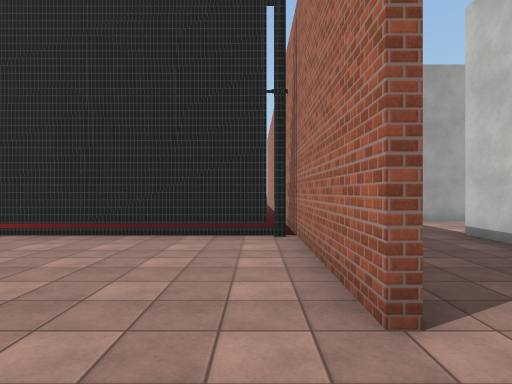
view 1 (above)

18 first-person views from a walk through a scene from a Unity 3-D project. The camera is 1.5 m above the floor, looks level and sees 75° across. The floor is counted in squares, 1.6 m on a side. Each view is taken from the middle of a square. On the plan, view 1 faces up. The plan holds only what a view shows up to about 12 squares ahead; the rest is blank. The place goes on beyond the plan. The player character is not drawn. Some animated figures are left out. Some surface patterns are stand-ins.

view 2
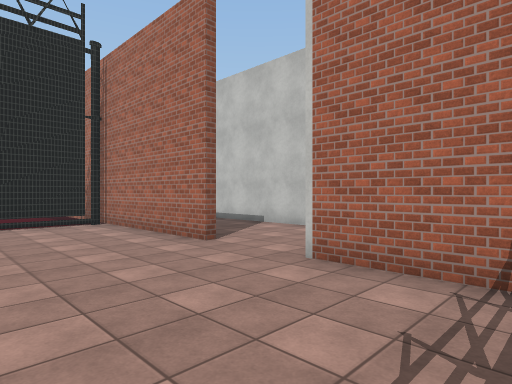

view 3
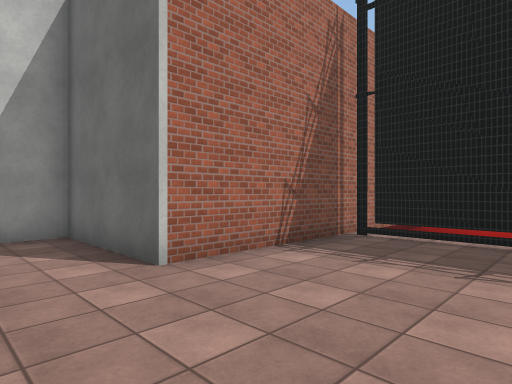

view 4
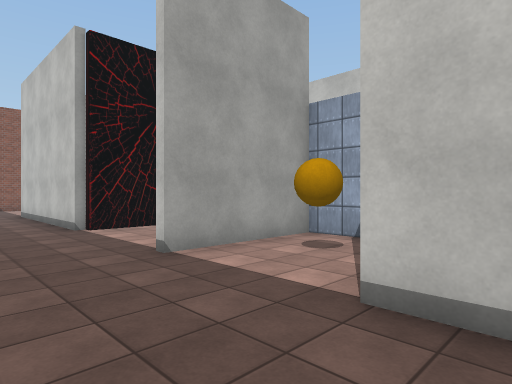

view 5
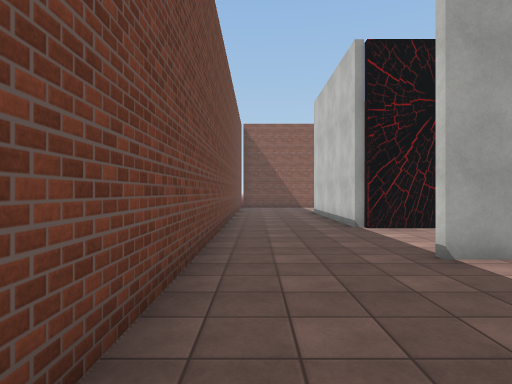

view 6
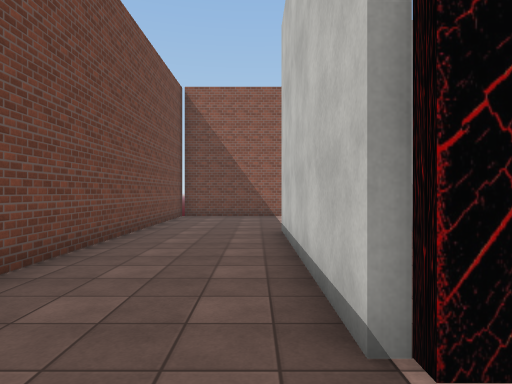

view 7
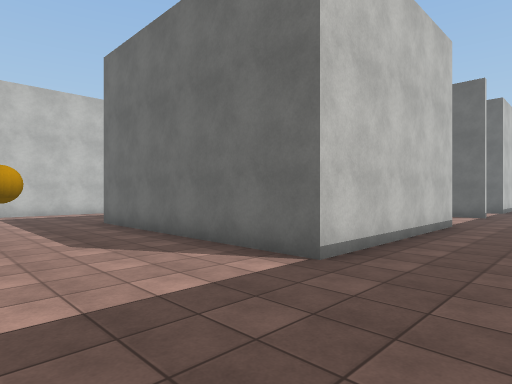

view 8
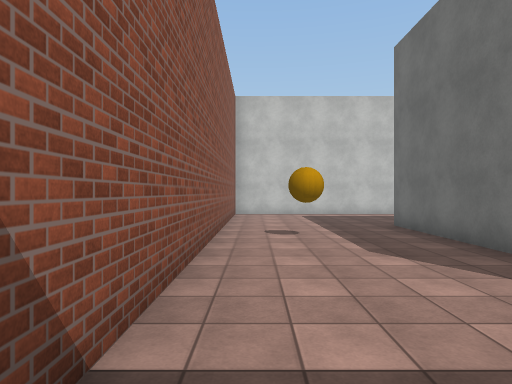

view 9
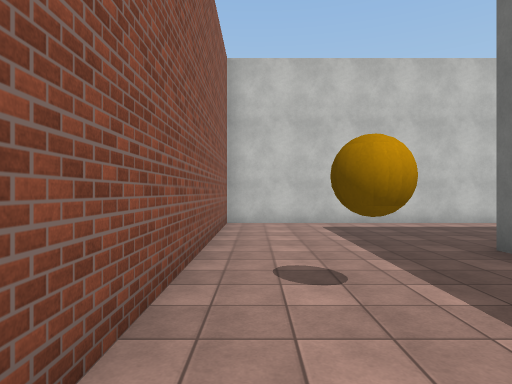

view 10
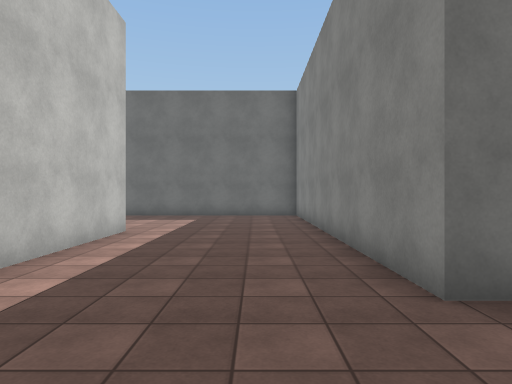

view 11
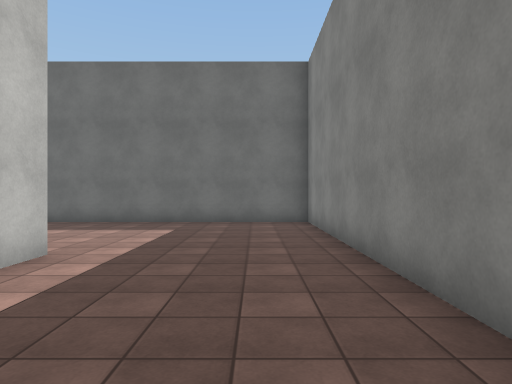

view 12
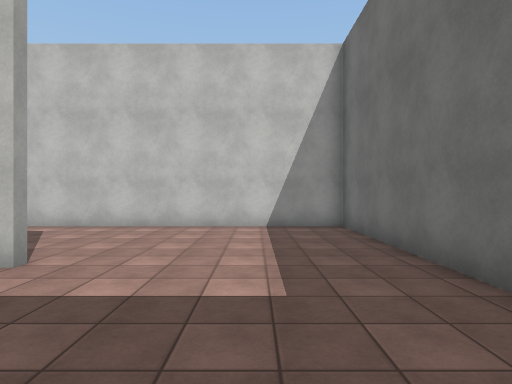

view 13
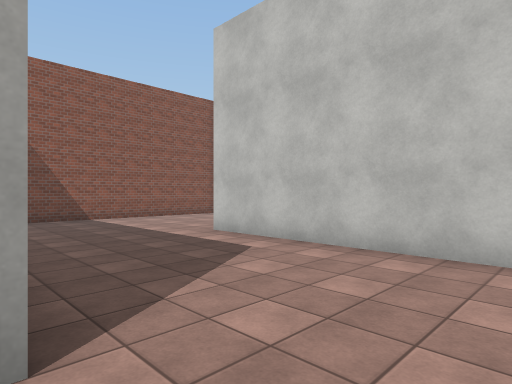

view 14
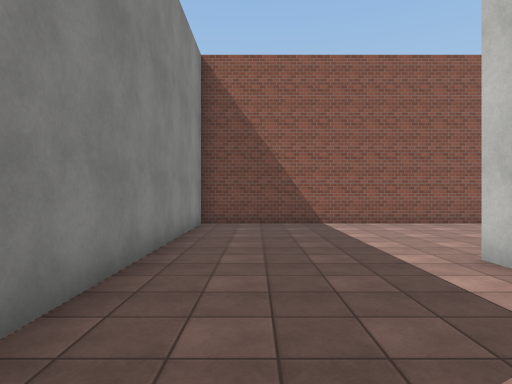

view 15
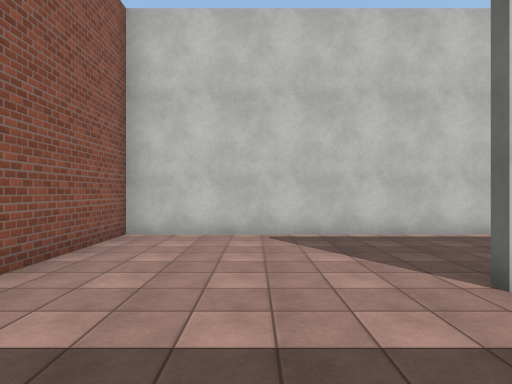

view 16
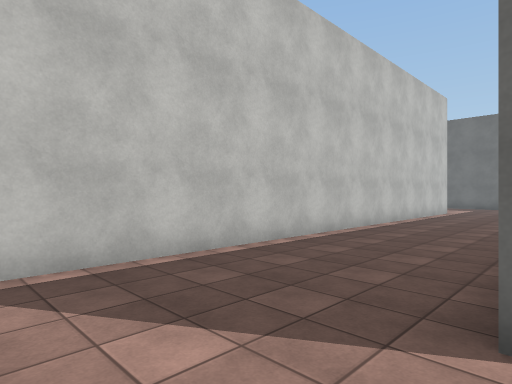

view 17
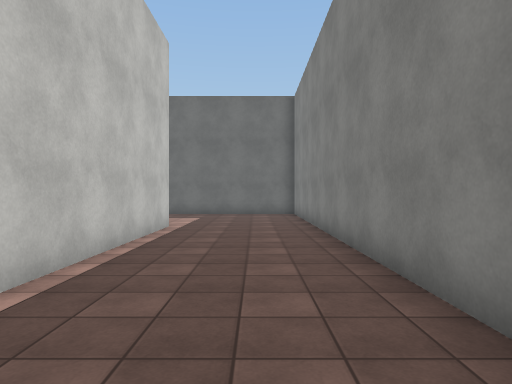

view 18
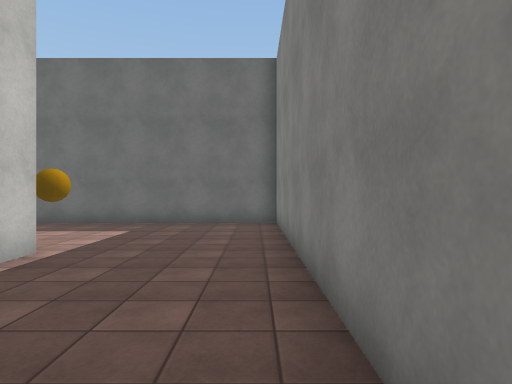

### Floor plan
Points are (right, up) in squares from view 1. A wall is a line through its corners. A room is listed if a view was taken in it or the views show most of it. See-through windows are left out.
Room 1 (views 1, 2, 3)
walls: (0.9, 2.2) (0.9, 7.1); (-2.1, -4.8) (0.6, -4.8); (0.6, 7) (-3.5, 7); (0.9, -6.2) (0.9, -0.1)
ways out: opening at (1, 1.5) to room 2; gap at (0, -5); gap at (0, 7)
Room 2 (views 4, 5, 6, 7, 8, 9, 10, 11, 12, 13, 14, 15, 16, 17, 18)
walls: (17.1, 15.9) (17.1, 25.9) (4.1, 25.9); (22.4, 14) (22.4, 2.1); (6.8, 14.6) (4.6, 14.6) (4.6, 21.1) (12.4, 21.1) (12.4, 10.6) (22.1, 10.6) (22.1, 20.6); (8.4, 9.2) (8.4, 10.6) (4.6, 10.6); (26.4, 6.9) (26.4, 25.9) (17.4, 25.9) (17.4, 18); (22.4, 1.9) (29.8, 1.9); (4.6, 2.6) (4.6, 7.4); (1.1, 24.9) (1.1, 7.1); (0.9, -0.1) (4.6, -0.1) (4.6, 1)
ways out: opening at (1, 1.5) to room 1

Where each view was taken, in squares from view 1:
view 1: 0 up, 0 right, facing up
view 2: 3 down, 3 left, facing up-right
view 3: 2 up, 3 left, facing down-right
view 4: 6 up, 2 right, facing up-right
view 5: 6 up, 2 right, facing up
view 6: 13 up, 4 right, facing up
view 7: 25 up, 2 right, facing down-right
view 8: 25 up, 3 right, facing right
view 9: 25 up, 7 right, facing right
view 10: 24 up, 14 right, facing down
view 11: 21 up, 14 right, facing down
view 12: 13 up, 13 right, facing right
view 13: 14 up, 17 right, facing up-right
view 14: 16 up, 19 right, facing up
view 15: 23 up, 19 right, facing right
view 16: 23 up, 22 right, facing down-right
view 17: 16 up, 24 right, facing down
view 18: 12 up, 23 right, facing down
